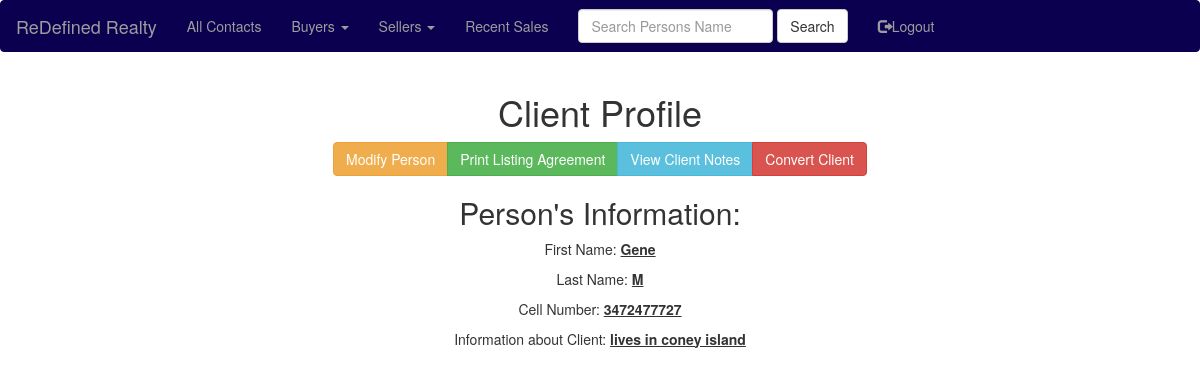
Page /view_people/3 (signed in) on the committed database.
### app/models.py (models this page shows, shortened)
class People(db.Model):
    id = db.Column(db.Integer, primary_key=True)
    first_name=db.Column(db.String(20))
    last_name=db.Column(db.String(20))
    phone_cell=db.Column(db.Integer)
    ptype=db.Column(db.String(6))
    pstatus=db.Column(db.String(7))
    notes=db.Column(db.String(140))
    house_number=db.Column(db.String(140))
    street_name=db.Column(db.String(140))
    city_name=db.Column(db.String(140))
    state_name=db.Column(db.String(140))
    zip_code=db.Column(db.String(140))
    price=db.Column(db.Integer)
    user_account_pk=db.Column(db.Integer, db.ForeignKey('user.id'))
    ProfileNotes=db.relationship('ProfileNotes', backref='peopleprofilenotes', lazy='dynamic')

### app/routes.py (the view, shortened to what this page needs)
@app.route('/view_people/<people_id>', methods=['GET', 'POST'])
@login_required
def view_people(people_id):
    currentuser = User.query.filter_by(username=current_user.username).first()
    account_pk = currentuser.id
    select_people = People.query.filter_by(user_account_pk=account_pk, id=people_id).first()
    user_account_pk = account_pk
    pnotes=view_profile_notes(current_user=current_user, people_account_pk=people_id)
    modify_form = ModifyPeopleForm(modified_first_name=select_people.first_name, modified_last_name=select_people.last_name,
                modified_phone_cell=select_people.phone_cell, modified_notes=select_people.notes,
                modified_ptype=select_people.ptype, modified_pstatus=select_people.pstatus,
                modified_house_number=select_people.house_number, modified_street_name=select_people.street_name,
                modified_city_name=select_people.city_name, modified_state_name=select_people.state_name, modified_zip_code=select_people.zip_code, modified_price=select_people.price)
    return render_template('view_people.html', title = 'View Person', select_people=select_people, modify_form=modify_form, viewpnotes=pnotes)

### app/forms.py
class ModifyPeopleForm(FlaskForm):
    modified_first_name = StringField('First Name', validators=[DataRequired()])
    modified_last_name = StringField('Last Name', validators=[DataRequired()])
    modified_phone_cell = IntegerField('Cell Number', validators=[DataRequired()])
    modified_ptype = SelectField('Client Type',  choices=[('buyer', 'Buyer'),
        ('seller', 'Seller')], validators=[DataRequired()])
    modified_pstatus = SelectField('Client Status', choices=[('prospect', 'Prospect'),
        ('client', 'Client')], validators=[DataRequired()])
    modified_house_number = StringField('House Number')
    modified_street_name = StringField('Street Name')
    modified_city_name = StringField('City Name')
    modified_state_name = StringField('State Name')
    modified_zip_code = StringField('Zip Code')
    modified_notes = StringField('Notes')
    modified_price = IntegerField('Price')
    submit1 = SubmitField('Update Person\'s Information')

### app/models.py (called while the page is built)
@login.user_loader
def load_user(id):
    return User.query.get(int(id))

### app/queryfunc.py (called while the page is built)
def view_profile_notes(current_user, people_account_pk):
    currentuser = User.query.filter_by(username=current_user.username).first()
    account_pk = currentuser.id
    pnotes = ProfileNotes.query.filter_by(user_account_pk=account_pk, people_account_pk=people_account_pk).all()
    return pnotes

### app/templates/view_people.html (shortened to what this page needs)
{% extends "base.html" %}
{% import 'bootstrap/wtf.html' as wtf %}
{% block app_content %}
    <center><h1>Client Profile</h1></center>
    <div class="wrapper">
        <div class="row">
            <div>
                <div class="sampleFields">
                    <center><div class="fieldControl">
                        <div class="btn-group">
                            <button id="listButton" type="button" class="btn btn-warning">Modify Person</button>
                            <a href="{{ url_for('hello_pdf', fname=select_people.first_name, lname=select_people.last_name, ) }}" class="btn btn-success">Print Listing Agreement</a>
                            <a href="{{ url_for('people_notes', people_id=select_people.id ) }}" class="btn btn-info">View Client Notes</a>
                            <a href="{{ url_for('convert_client', people_id = select_people.id, ) }}" class="btn btn-danger">Convert Client</a>
                        </div>
                    </div>
                    </center>
                    <center>
                    <h2>Person's Information:</h2>
                    <div><p>First Name: <u><b>{{ select_people.first_name }}</b></u></p></div>
                    <div><p>Last Name: <u><b>{{ select_people.last_name }}</b></u></p></div>
                    <div><p>Cell Number: <u><b>{{ select_people.phone_cell }}</b></u></p></div>
                    <div><p>Information about Client: <u><b>{{ select_people.notes }}</b></u></p></div>
                    </center>
                </div>
            </div>
        </div>
    </div>
{% endblock %}

### rows in the picture
People: first_name "Gene", last_name "M", phone_cell "3472477727", notes "lives in coney island"
